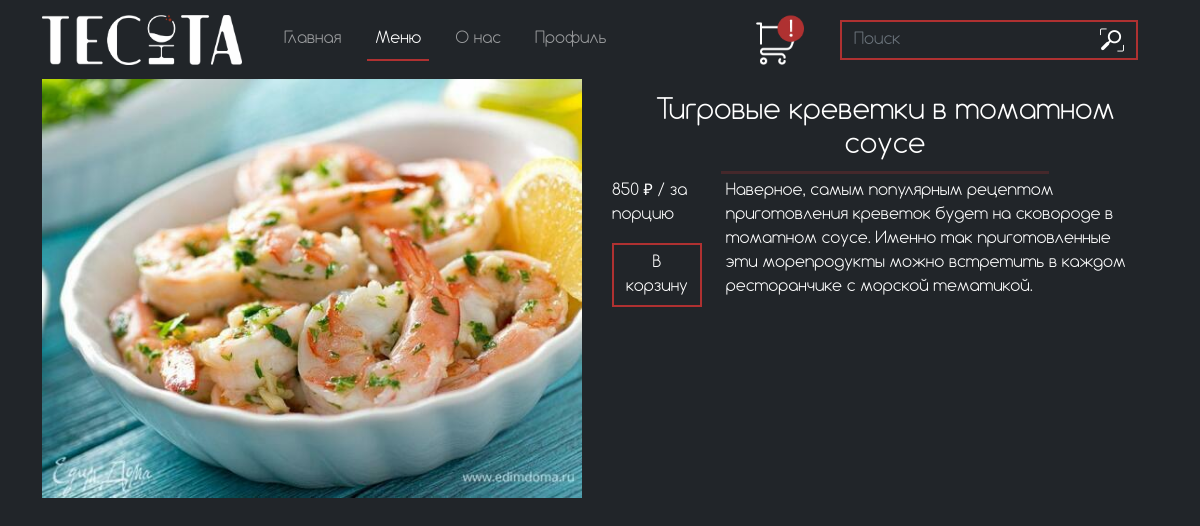
The page /output/full_discription_food.php?id=2 on the database its author committed.
### tables this page shows
CREATE TABLE `menu` (
  `id` int NOT NULL,
  `name` varchar(50) DEFAULT NULL,
  `img` varchar(500) DEFAULT NULL,
  `discription` varchar(500) DEFAULT NULL,
  `price` int DEFAULT NULL,
  `type` varchar(100) DEFAULT NULL
);

### output/full_discription_food.php (the view, shortened to what this page needs)
<?
    require '../functions/connect.php';
    $id = $_GET['id'];
    $give_food = $connect->query("SELECT * FROM `menu` WHERE `id` = '$id'");
    $food = $give_food->fetch(PDO::FETCH_ASSOC);
?>
<!DOCTYPE html>
<html lang="en">
<head>
    <link href="https://cdn.jsdelivr.net/npm/bootstrap@5.0.2/dist/css/bootstrap.min.css" rel="stylesheet">
    <link rel="stylesheet" href="../css/menu.css">
    <link rel="stylesheet" href="../css/style.css">
    <link rel="stylesheet" href="../css/full_disc_food.css">
</head>
<body class="bg-dark">
<header>
    <nav class="navbar navbar-expand-lg navbar-dark" id="navheader">
        <div class="container">
          <a class="navbar-brand" href="./index">
              <img src="../images/logo.png" class="img-fluid" style="width: 200px;" alt="">
            </a>
          <div class="collapse navbar-collapse" id="navbarSupportedContent">
            <ul class="navbar-nav me-auto mb-2 mb-lg-0">
              <li class="nav-item">
                <a class="nav-link" aria-current="page" href="./index">Главная</a>
              </li>
              <li class="nav-item">
                <a class="nav-link active" href="./menu">Меню</a>
              </li>
              <li class="nav-item">
                <a class="nav-link" href="./about_us">О нас</a>
              </li>
              <li class="nav-item">
                <a class="nav-link" href="<?
                  if($_SESSION['admin']){
                    echo './admin';
                  }
                  elseif($_SESSION['user']){
                    echo './profile';
                  }
                ?>">Профиль</a>
              </li>
            </ul>  <?php
              require '../functions/connect.php';
              $id_user = $_SESSION['user']['id'];
              $sql = $connect->query("SELECT `id_user` FROM `cart` WHERE `id_user` = '$id_user'");
              $row = $sql->fetch(PDO::FETCH_ASSOC);
                if($row['id_user'] == $id_user){?>
                  <button type="button" class="btn btn_backet" data-bs-toggle="modal" style="border: none; background-color: transparent;" data-bs-target="#modalCART">
                    <img src="../images/Group 1 (1).png" alt="" class="backet">
                  </button>
                <?}
                else{?>
                  <button type="button" class="btn btn_backet" data-bs-toggle="modal" style="border: none; background-color: transparent;" data-bs-target="#modalCART">
                    <img src="../images/basket.png" alt="" class="backet">
                  </button>
                <?}
            ?>
            <form class="d-flex" action="../output/search_res" method="GET">
            <input class="form-control me-2 search" style="width: 250px; border-right: none;" type="search" name="search" placeholder="Поиск" aria-label="Поиск">
                <button class="btn" style="margin-right: 20px; margin-left: -10px; border-left: none;" type="submit"><img src="../images/search.png" alt=""></button>
            </form>
          </div>
        </div>
      </nav>
</header>
<section style="color: white;">
    <div class="container" >
        <div class="row">
            <div class="col">
              <img src="/<?=$food['img']?>" width="540" alt="">
            </div>
            <div class="col">
              <h3 style="text-align: center; margin-top: 2vh;"><?=$food['name']?></h3>
              <hr style="background: #AF3131; height: 3px;">
              <div style="display: flex;">
                <div>
                <p><?=$food['price']?> ₽ / <?
                        if($food['type'] == 'drinks'){
                        echo 'за 100мл';
                        }else{
                        echo 'за порцию';
                        }
                ?></p>
                    <a href="../functions/add_basket.php?id=<?=$food['id']?>" class="btn">В корзину</a>
                </div>
                <div style="margin: 0vw 2vw;">
                    <p><?=$food['discription']?></p>
                </div>
              </div>
            </div>
        </div>
    </div>
</section>
</body>
</html>

### css/menu.css (style rules this page uses)
* { list-style-type: none; margin: 0; padding: 0; }
.backet { margin-right: 2vw; }
hr { background: #fff; height: 2px; border: 0; margin: 15px auto; width: 60%; }
@media screen and (max-width: 1399px) { hr { margin: 5px auto; } }

### css/style.css (style rules this page uses)
* { list-style-type: none; margin: 0; padding: 0; font-family: 'Comfortaa'; }
.nav-link { margin-left: 1.5vw; }
.search { background-color: transparent; border: #AF3131 2px solid; border-radius: 0; }
.btn { background-color: transparent; border: #AF3131 2px solid; border-radius: 0; color: white; }
.form-control { background-color: transparent; color: white; border: #AF3131 2px solid; }
.active { border-bottom: #AF3131 2px solid; }
p { color: white; }
form { color: white; }
.backet { margin-right: 2vw; width: 50px; }

### rows shown on the page
menu: img (picture), name "Тигровые креветки в томатном соусе", price "850", discription "Наверное, самым популярным рецептом приготовления креветок будет на сковороде в томатном соусе. Именно так приготовленные эти морепродукты можно встретить в каждом ресторанчике с морской тематикой."
